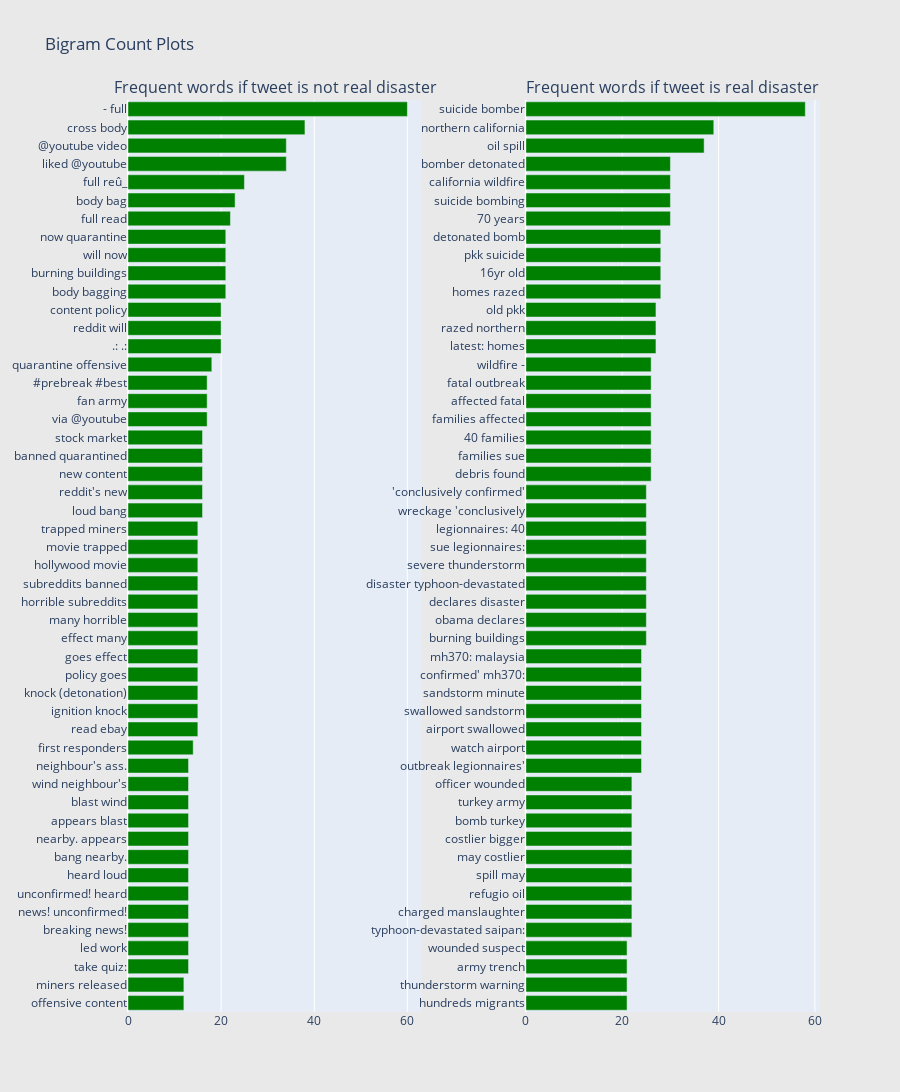

Write notebook code for a chart like this one.
### Code cell
freq_dict = defaultdict(int)
for sent in train0_df["text"]:
    for word in generate_ngrams(sent,2):
        freq_dict[word] += 1
fd_sorted = pd.DataFrame(sorted(freq_dict.items(), key=lambda x: x[1])[::-1])
fd_sorted.columns = ["word", "wordcount"]
trace0 = horizontal_bar_chart(fd_sorted.head(50), 'green')


freq_dict = defaultdict(int)
for sent in train1_df["text"]:
    for word in generate_ngrams(sent,2):
        freq_dict[word] += 1
fd_sorted = pd.DataFrame(sorted(freq_dict.items(), key=lambda x: x[1])[::-1])
fd_sorted.columns = ["word", "wordcount"]
trace1 = horizontal_bar_chart(fd_sorted.head(50), 'green')


fig = tools.make_subplots(rows=1, cols=2, vertical_spacing=0.04,horizontal_spacing=0.15,
                          subplot_titles=["Frequent words if tweet is not real disaster", 
                                          "Frequent words if tweet is real disaster"])
fig.append_trace(trace0, 1, 1)
fig.append_trace(trace1, 1, 2)
fig['layout'].update(height=1200, width=900, paper_bgcolor='rgb(233,233,233)', title="Bigram Count Plots")
py.iplot(fig, filename='word-plots')
fig.show(renderer='colab')

### Figure 1 — Plotly figure (JSON) as saved in the notebook; plotly's stock layout.template omitted (floating-point values rounded to 4 significant figures)
{"data": [{"marker": {"color": "green"}, "orientation": "h", "showlegend": false, "x": [12, 12, 13, 13, 13, 13, 13, 13, 13, 13, 13, 13, 13, 13, 14, 15, 15, 15, 15, 15, 15, 15, 15, 15, 15, 15, 15, 16, 16, 16, 16, 16, 17, 17, 17, 18, 20, 20, 20, 21, 21, 21, 21, 22, 23, 25, 34, 34, 38, 60], "xaxis": "x", "y": ["offensive content", "miners released", "take quiz:", "led work", "breaking news!", "news! unconfirmed!", "unconfirmed! heard", "heard loud", "bang nearby.", "nearby. appears", "appears blast", "blast wind", "wind neighbour's", "neighbour's ass.", "first responders", "read ebay", "ignition knock", "knock (detonation)", "policy goes", "goes effect", "effect many", "many horrible", "horrible subreddits", "subreddits banned", "hollywood movie", "movie trapped", "trapped miners", "loud bang", "reddit's new", "new content", "banned quarantined", "stock market", "via @youtube", "fan army", "#prebreak #best", "quarantine offensive", ".: .:", "reddit will", "content policy", "body bagging", "burning buildings", "will now", "now quarantine", "full read", "body bag", "full reû_", "liked @youtube", "@youtube video", "cross body", "- full"], "yaxis": "y", "type": "bar"}, {"marker": {"color": "green"}, "orientation": "h", "showlegend": false, "x": [21, 21, 21, 21, 22, 22, 22, 22, 22, 22, 22, 22, 22, 24, 24, 24, 24, 24, 24, 24, 25, 25, 25, 25, 25, 25, 25, 25, 25, 26, 26, 26, 26, 26, 26, 26, 27, 27, 27, 28, 28, 28, 28, 30, 30, 30, 30, 37, 39, 58], "xaxis": "x2", "y": ["hundreds migrants", "thunderstorm warning", "army trench", "wounded suspect", "typhoon-devastated saipan:", "charged manslaughter", "refugio oil", "spill may", "may costlier", "costlier bigger", "bomb turkey", "turkey army", "officer wounded", "outbreak legionnaires'", "watch airport", "airport swallowed", "swallowed sandstorm", "sandstorm minute", "confirmed' mh370:", "mh370: malaysia", "burning buildings", "obama declares", "declares disaster", "disaster typhoon-devastated", "severe thunderstorm", "sue legionnaires:", "legionnaires: 40", "wreckage 'conclusively", "'conclusively confirmed'", "debris found", "families sue", "40 families", "families affected", "affected fatal", "fatal outbreak", "wildfire -", "latest: homes", "razed northern", "old pkk", "homes razed", "16yr old", "pkk suicide", "detonated bomb", "70 years", "suicide bombing", "california wildfire", "bomber detonated", "oil spill", "northern california", "suicide bomber"], "yaxis": "y2", "type": "bar"}], "layout": {"annotations": [{"font": {"size": 16}, "showarrow": false, "text": "Frequent words if tweet is not real disaster", "x": 0.2125, "xanchor": "center", "xref": "paper", "y": 1, "yanchor": "bottom", "yref": "paper"}, {"font": {"size": 16}, "showarrow": false, "text": "Frequent words if tweet is real disaster", "x": 0.7875, "xanchor": "center", "xref": "paper", "y": 1, "yanchor": "bottom", "yref": "paper"}], "height": 1200, "paper_bgcolor": "rgb(233,233,233)", "title": {"text": "Bigram Count Plots"}, "width": 900, "xaxis": {"anchor": "y", "domain": [0, 0.425]}, "yaxis": {"anchor": "x", "domain": [0, 1]}, "xaxis2": {"anchor": "y2", "domain": [0.575, 1]}, "yaxis2": {"anchor": "x2", "domain": [0, 1]}}}
